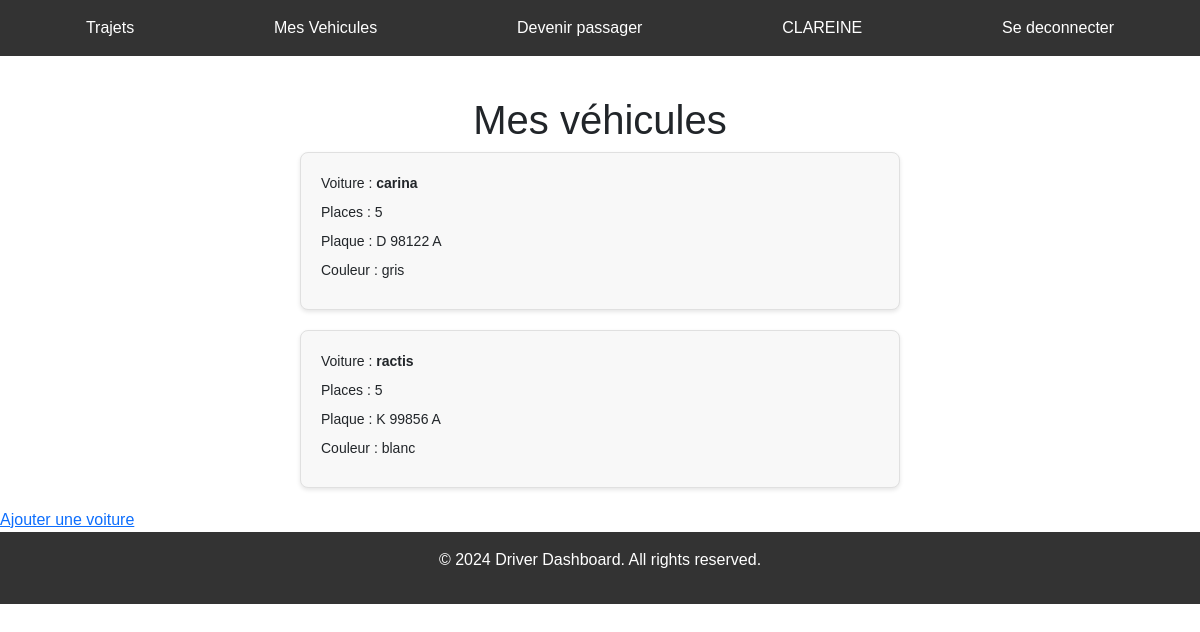
Screenshot of /cars/ (signed in) with the database file from the repository.
### covoiturage/models.py (models this page shows, shortened)
class Vehicule(models.Model):
    user = models.ForeignKey(User, on_delete=models.CASCADE, related_name='vehicules', null=True)
    modele = models.CharField(max_length=35, null=True)
    plaque = models.CharField(max_length=10, null=True)
    places = models.IntegerField(null=True)
    color = models.CharField(max_length=40, null=True)

### Stage/views.py (the view)
# urls.py: path('cars/', views.cars, name='cars'),
def cars(request):
    vehicles = Vehicule.objects.filter(user=request.user)
    return render(request, 'cars.html', {'vehicles': vehicles})

### templates/cars.html
{% extends 'base.html' %}
{% load static %}
{% block section %}
<link rel="stylesheet" href="{% static 'car.css' %}">
<div class="vehicles-container">
    <h1>Mes véhicules</h1>
    {% if vehicles %}
    {% for vehicle in vehicles %}
    <div class="vehicle-card">
      <p>Voiture : <strong>{{ vehicle.modele }}</strong></p>
      <p>Places : {{ vehicle.places }}</p>
      <p>Plaque : {{ vehicle.plaque }}</p>
      <p>Couleur : {{ vehicle.color }}</p>
    </div>
    {% endfor %}
    {% else %}
    <p>Vous n'avez pas encore de véhicule enregistré.</p>
    {% endif %}
  </div>
  <a href="vehicle/add/" >Ajouter une voiture </a>
{% endblock section%}

### templates/base.html (shortened to what this page needs)
{% load static %}
<!DOCTYPE html>
<html lang="en">
<head>
    <link href="https://cdn.jsdelivr.net/npm/bootstrap@5.2.0/dist/css/bootstrap.min.css" rel="stylesheet">
    <link rel="stylesheet" href="{% static 'dd.css' %}">
</head>
<body>
    <header>
        <nav>
            <ul>
                <li><a href="/dashboard_driver">Trajets</a></li>
                <li><a href="/cars">Mes Vehicules</a></li>
                <li><a href="/">Devenir passager</a></li>
                <li>{{ user.username | upper }}</li>
                <li><a href="/logout">Se deconnecter</a></li>
            </ul>
        </nav>
    </header>
{% block section %}{% endblock %}
    <footer>
        <p>&copy; 2024 Driver Dashboard. All rights reserved.</p>
    </footer>
</body>
</html>

### static/dd.css (style rules this page uses)
body { font-family: Arial, sans-serif; margin: 0; padding: 0; }
header { background-color: #333; color: #fff; padding: 1rem; }
nav ul { list-style-type: none; display: flex; justify-content: space-around; margin: 0; padding: 0; }
nav a { color: #fff; text-decoration: none; }
footer { background-color: #333; color: #fff; text-align: center; padding: 1rem; }

### static/car.css (style rules this page uses)
.vehicles-container { margin-top: 40px; display: flex; flex-direction: column; align-items: center; }
.vehicle-card { background-color: #f8f8f8; border: 1px solid #e0e0e0; border-radius: 8px; box-shadow: 0 2px 4px rgba(0, 0, 0, 0.1); margin-bottom: 20px; padding: 20px; width: 80%; max-width: 600px; }
.vehicle-card p { font-size: 14px; margin-bottom: 8px; }

### rows the page displays
Vehicule: modele "carina", places "5", plaque "D 98122 A", color "gris"
Vehicule: modele "ractis", places "5", plaque "K 99856 A", color "blanc"

### other values shown
{{ user.username | upper }} "CLAREINE"
